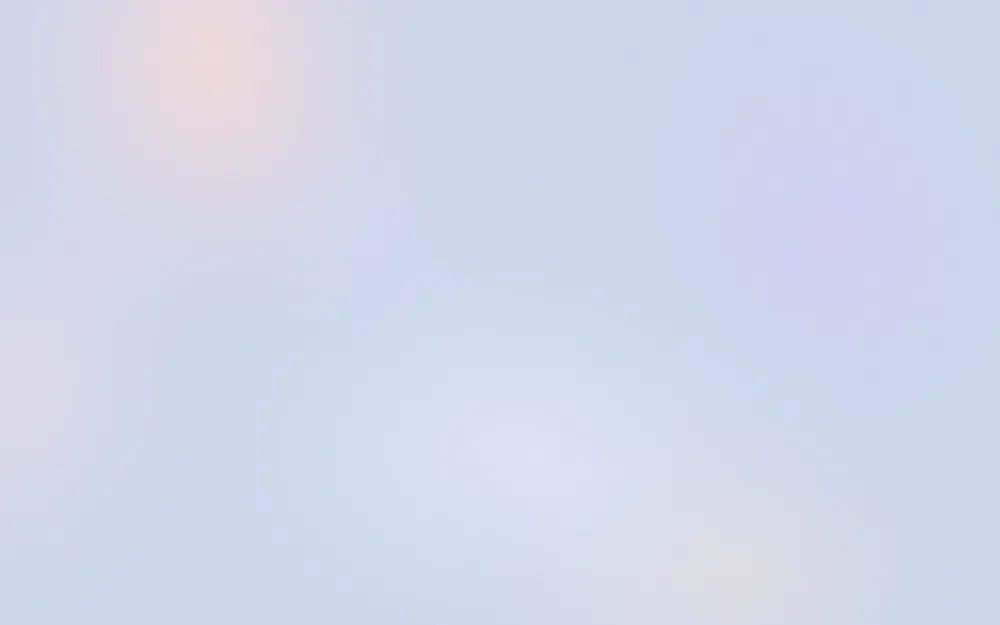
#> input picture website/prototypes/spectrum/assets/atmos.webp, 1000 x 625 px, shrunk from 1600 x 1000 before the run
$ python photo_finish.py ../assets/atmos.webp
#> lines starting #> are read from the running program, lines starting #| are printed output that depends on the picture
# Light photographic finish for Blender stills: a soft vignette and fine luminance grain.
# usage: python3 photo_finish.py IN.png OUT.webp [VIGNETTE GRAIN QUALITY]
import sys
import numpy as np
from PIL import Image
a = sys.argv[1:]; vig = float(a[2]) if len(a) > 2 else 0.18; grain = float(a[3]) if len(a) > 3 else 3.0; q = int(a[4]) if len(a) > 4 else 84
im = np.asarray(Image.open(a[0]).convert("RGB"), np.float32)
lift = float(a[5]) if len(a) > 5 else 1.0
im = 255 * (im / 255) ** lift
h, w, _ = im.shape
#> h = 625; w = 1000
yy, xx = np.mgrid[0:h, 0:w]; r = np.sqrt(((xx - w / 2) / (w / 2)) ** 2 + ((yy - h / 2) / (h / 2)) ** 2) / np.sqrt(2)
im *= (1 - vig * r ** 2.2)[..., None]
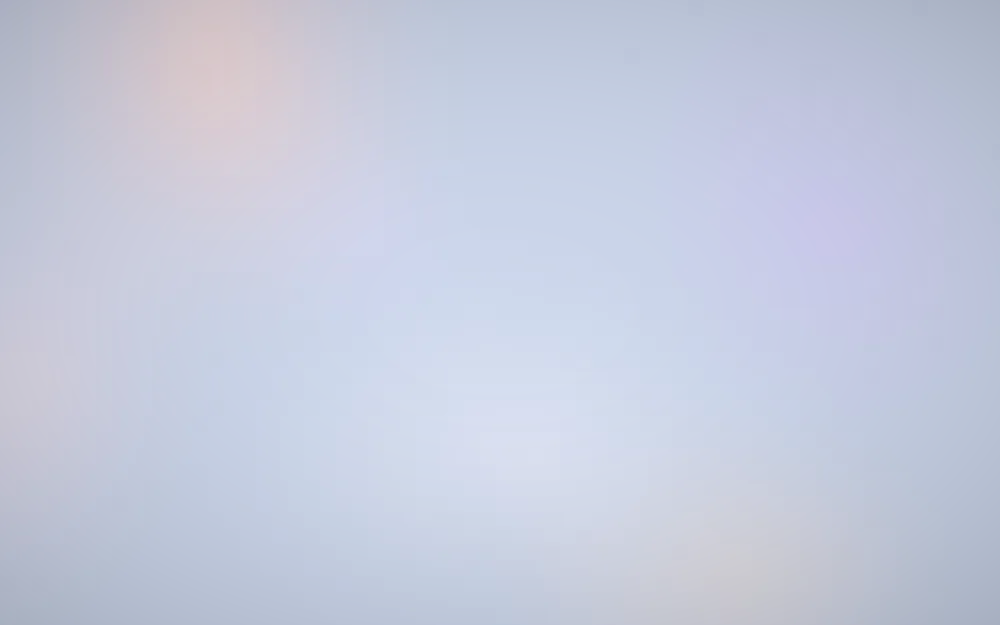
#> im: shape (625, 1000, 3) float32; mean R, G, B 198, 203.5, 222.1
im += np.random.default_rng(1).normal(0, grain, (h, w))[..., None]
#> (the run stopped early here; a loop or call above may not have finished)

$ run again, on website/prototypes/spectrum/assets/bench-wide.webp
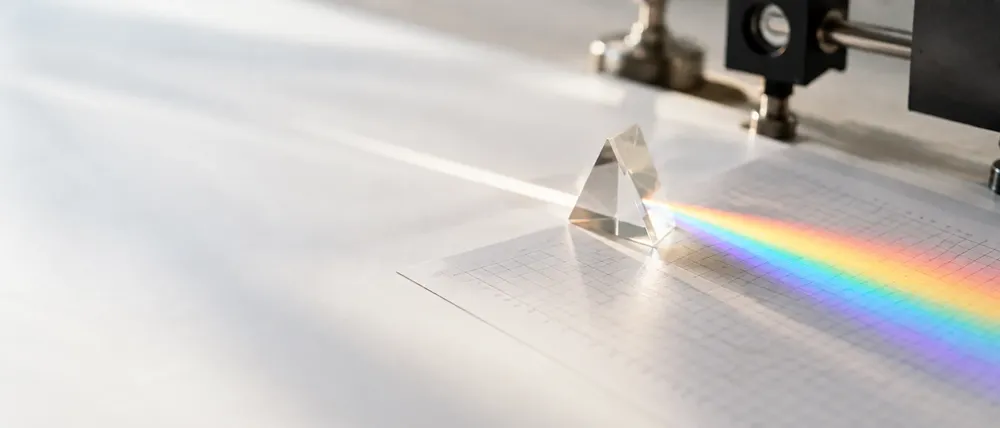
#> input picture website/prototypes/spectrum/assets/bench-wide.webp, 1000 x 428 px, shrunk from 1916 x 821 before the run
#> `im *= (1 - vig * r ** 2.2)[..., None]`:
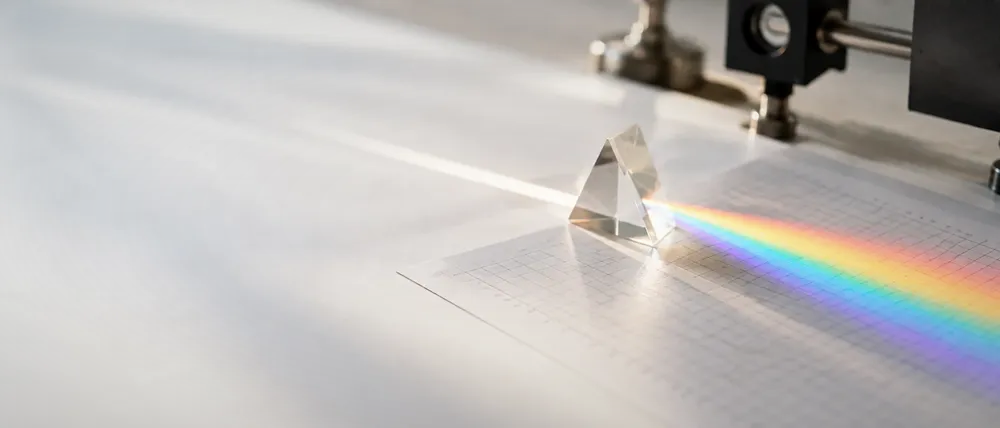
#> im: shape (428, 1000, 3) float32; mean R, G, B 188, 185.2, 182.8
